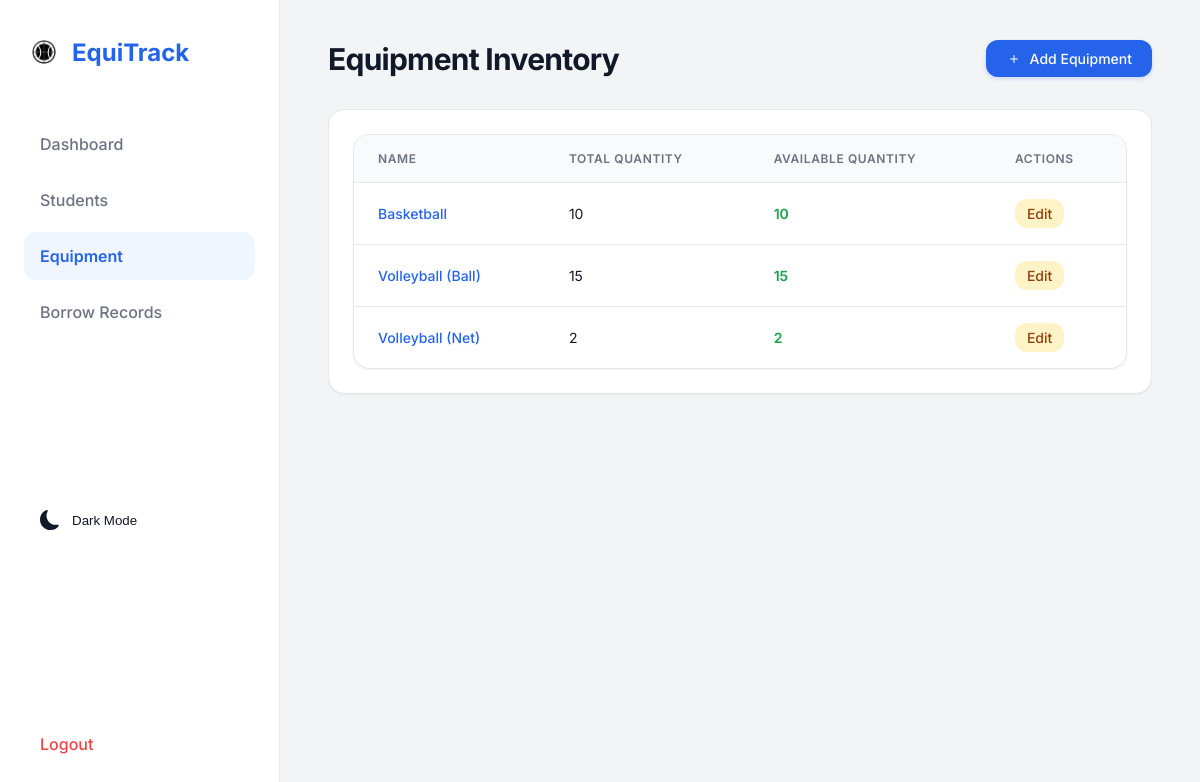
The app's page /equipment/ (signed in) with its own data.
### equipment_app/models.py (models this page shows, shortened)
class Equipment(models.Model):
    name = models.CharField(max_length=100)
    total_quantity = models.IntegerField()
    available_quantity = models.IntegerField()

### equipment_app/views.py (the view)
# urls.py: path('equipment/', equipment_page, name='equipment'),
@login_required(login_url='/')
def equipment_page(request):
    items = Equipment.objects.all()
    return render(request, 'equipment_app/equipment.html', {'items': items})

### equipment_app/templates/equipment_app/equipment.html
{% extends 'equipment_app/base.html' %}
{% block content %}
<div class="page-header">
    <h1 class="page-title">Equipment Inventory</h1>
    <a href="/equipment/add/" class="btn btn-primary">
        <svg xmlns="http://www.w3.org/2000/svg" width="16" height="16" fill="currentColor" viewBox="0 0 16 16" style="margin-right: 8px;">
          <path d="M8 4a.5.5 0 0 1 .5.5v3h3a.5.5 0 0 1 0 1h-3v3a.5.5 0 0 1-1 0v-3h-3a.5.5 0 0 1 0-1h3v-3A.5.5 0 0 1 8 4z"/>
        </svg>
        Add Equipment
    </a>
</div>
<div class="card">
    <div class="table-container">
        <table>
            <thead>
                <tr>
                    <th>Name</th>
                    <th>Total Quantity</th>
                    <th>Available Quantity</th>
                    <th>Actions</th>
                </tr>
            </thead>
            <tbody>
                {% for item in items %}
                <tr>
                    <td style="font-weight: 500; color: var(--primary);">{{ item.name }}</td>
                    <td>{{ item.total_quantity }}</td>
                    <td>
                        <span style="font-weight: 600; color: {% if item.available_quantity > 0 %}#16a34a{% else %}#ef4444{% endif %};">
                            {{ item.available_quantity }}
                        </span>
                    </td>
                    <td>
                        <a href="/equipment/edit/{{ item.id }}/" class="btn" style="background-color: #fef3c7; color: #92400e; padding: 0.375rem 0.75rem;">
                            Edit
                        </a>
                    </td>
                </tr>
                {% empty %}
                <tr>
                    <td colspan="4" style="text-align: center; color: var(--text-muted); padding: 2rem;">No equipment found.</td>
                </tr>
                {% endfor %}
            </tbody>
        </table>
    </div>
</div>
{% endblock %}

### equipment_app/templates/equipment_app/base.html (style rules this page uses)
:root { --primary: #2563eb; --primary-hover: #1d4ed8; --bg-body: #f3f4f6; --bg-sidebar: #ffffff; --bg-card: #ffffff; --text-main: #111827; --text-muted: #6b7280; --border-color: #e5e7eb; --shadow-sm: 0 1px 2px 0 rgb(0 0 0 / 0.05); --shadow-md: 0 4px 6px -1px rgb(0 0 0 / 0.1), 0 2px 4px -2px rgb(0 0 0 / 0.1); --shadow-lg: 0 10px 15px -3px rgb(0 0 0 / 0.1), 0 4px 6px -4px rgb(0 0 0 / 0.1); --radius-md: 0.75rem; --radius-lg: 1rem; }
* { margin: 0; padding: 0; box-sizing: border-box; }
body { font-family: 'Inter', sans-serif; background-color: var(--bg-body); color: var(--text-main); display: flex; min-height: 100vh; }
.page-header { display: flex; justify-content: space-between; align-items: center; margin-bottom: 2rem; }
.page-title { font-size: 1.875rem; font-weight: 700; color: var(--text-main); letter-spacing: -0.025em; }
.card { background: var(--bg-card); border-radius: var(--radius-lg); border: 1px solid var(--border-color); box-shadow: var(--shadow-sm); padding: 1.5rem; transition: box-shadow 0.3s ease, transform 0.3s ease; }
.btn { display: inline-flex; align-items: center; justify-content: center; padding: 0.625rem 1.25rem; border-radius: var(--radius-md); font-weight: 500; font-size: 0.875rem; cursor: pointer; transition: all 0.2s; border: none; text-decoration: none; }
.btn-primary { background-color: var(--primary); color: white; box-shadow: 0 2px 4px rgba(37, 99, 235, 0.2); }
.table-container { background: var(--bg-card); border-radius: var(--radius-lg); border: 1px solid var(--border-color); overflow: hidden; box-shadow: var(--shadow-sm); }
table { width: 100%; border-collapse: collapse; text-align: left; }
th { background-color: #f8fafc; padding: 1rem 1.5rem; font-size: 0.75rem; text-transform: uppercase; letter-spacing: 0.05em; color: var(--text-muted); font-weight: 600; border-bottom: 1px solid var(--border-color); }
td { padding: 1rem 1.5rem; border-bottom: 1px solid var(--border-color); color: var(--text-main); font-size: 0.875rem; }
tr:last-child td { border-bottom: none; }

### records on screen
Equipment: name "Basketball", total_quantity "10", available_quantity "10"
Equipment: name "Volleyball (Ball)", total_quantity "15", available_quantity "15"
Equipment: name "Volleyball (Net)", total_quantity "2", available_quantity "2"
